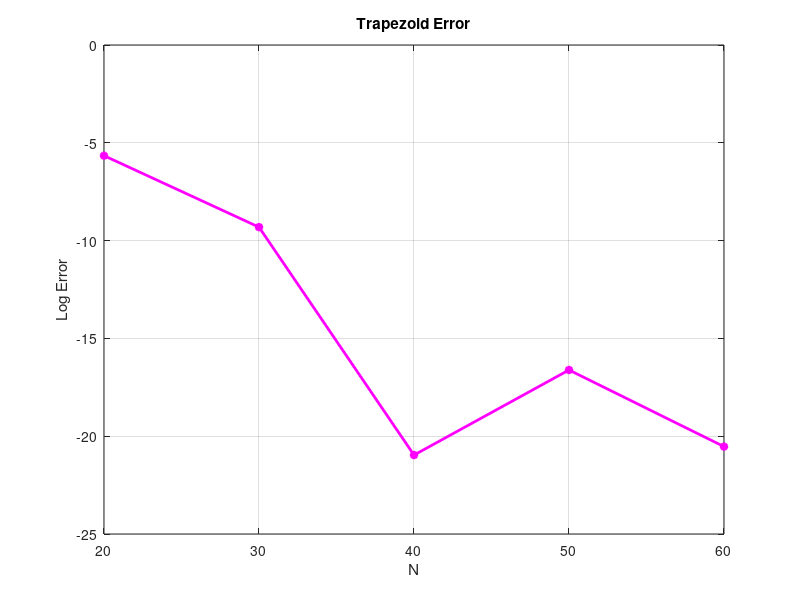

Here is the MATLAB script that generated this plot:
%========================== In The Name Of God ===========================%
%------------------------ Created by Mohsen Lotfi ------------------------%
%------------------------ Persian Gulf University ------------------------%
%---- Numerical Integral Of The Equation:f(x)=tanh(r*(x-r)), -r<x<2r -----%
%%
clear 
clc
%% Simpson:
% N_point = [20 30 40 50 60];
% loog_er = [-3.2456 -3.3098 -3.6636 -3.8944 -4.0770];
% plot(N_point,loog_er,'-m*', 'linewidth' , 2);
% xlabel('N')
% ylabel('Log Error')
% title('Simpson Error')
% grid on

%% Trapezoid :
N_point = [20 30 40 50 60];
loog_er = [-5.6577 -9.3122 -20.9637 -16.6146 -20.5320];
plot(N_point,loog_er,'-m*', 'linewidth' , 2);
xlabel('N')
ylabel('Log Error')
title('Trapezoid Error')
grid on
